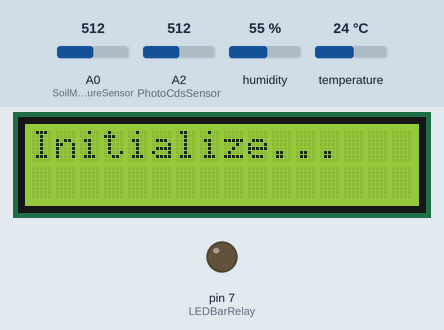
This sketch was run on a simulated Arduino Nano, built with avr-gcc and run on an emulated ATmega328P. On the bench: 16×2 character LCD, output pins drawn as LEDs (lit = HIGH). Inputs (shaded band) come from the test bench; at power-on: A0 (SoilMoistureSensor) = 512, A2 (PhotoCdsSensor) = 512, humidity 55 %, temperature 24 °C. The modem accepts every AT command (registered, SIM ready, sends succeed) and sends nothing else; what the sketch prints to the serial monitor is not drawn.

Above: at 0.1 s.
At 25.3 s:
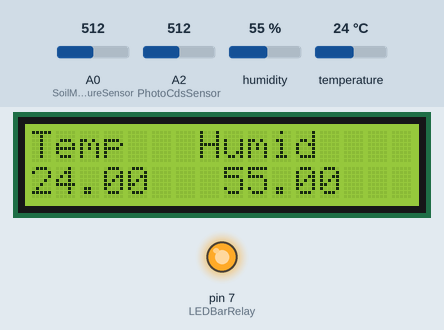
At 104.5 s:
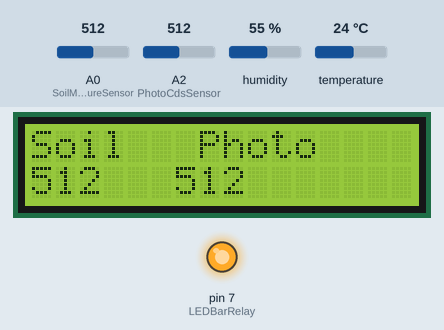
Timing chart, 0 to 106.0 s (numbered marks = the images above):
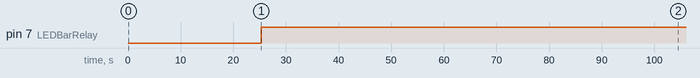

Measured:
- by itself, pin 7 (LEDBarRelay): LOW → HIGH at 25.3 s
- what the display in image 1 shows lasts 26.4 s, from 25.3 s to 51.7 s

The sketch:

arduino_totaltest.ino
```cpp
/*
    SmartFarm with Arduino nano by racuca
    Version 0.1
    2021.08.24 first version
*/


#include <DHT.h>
#include <DHT_U.h>
#include <SoftwareSerial.h>
#include <LiquidCrystal_I2C.h>


#define DEBUG true
// PIN Define
// Analog
#define SoilMoistureSensor A0  // A0 for Soil moisture sensor
#define PhotoCdsSensor A2      // A2 for the potentiometer

// Digital
#define TempHumidSensor 2     // D2 for TempHumid Sensor
#define ESPRx 4
#define ESPTx 5
#define LEDBarRelay 7         // D7 as Relay Control for LED bar


SoftwareSerial ESPserial(4, 5); // RX | TX
DHT dht(2, DHT11);
LiquidCrystal_I2C lcd(0x3F,16,2);  // set the LCD address to 0x3F for a 16 chars and 2 line display

// Threshold value define
int SoilThreshold = 700;
int PhotoThreshold = 500;
float TempThreshold = 30;
float HumidThreshold = 60;

// sensor variables
int soilsensor = 0;
int photosensor = 0;
float temp = 0;
float humid = 0;

// wifi variables
boolean alreadyConnected = false;
int sensorcheckcount = 100;


// lcd display variables
int displaytypes = 0;
int cursorpos = 0;
void lcddisplay(String msg)
{
  lcd.setCursor(0,cursorpos);
  lcd.print(msg);

  cursorpos = 1- cursorpos;
}

void setup() {
  String res = "";

  lcd.init();                      // initialize the lcd
  // Print a message to the LCD.
  lcd.backlight();
  lcddisplay("Initialize...");

  Serial.begin(9600);
  // Start the software serial for communication with the ESP8266
  ESPserial.begin(9600);

  //pinMode(SoilMoistureSensor, INPUT);
  //pinMode(PhotoCdsSensor, INPUT);
  pinMode(LEDBarRelay, OUTPUT);

  dht.begin();

  res = sendData("AT+RST\r\n", 5000, DEBUG); // Reset the ESP8266
  while(!(res.indexOf("OK") >= 0 || res.indexOf("CONNECTED") >= 0))
  {
    String res = sendData("AT+RST\r\n", 5000, DEBUG); // Reset the ESP8266
    delay(3000);

    sendData("AT+CWMODE=1\r\n", 5000, DEBUG); //Set station mode Operation
    sendData("AT+CWJAP=\"olleh_WiFi_F6C4\",\"0000006394\"\r\n", 5000, DEBUG);//Enter your WiFi network's SSID and Password.
    while (!ESPserial.find("OK"))
    {
      Serial.println("Waiting");
      delay(1000);
      sendData("AT+CWJAP=\"olleh_WiFi_F6C4\",\"0000006394\"\r\n", 5000, DEBUG);//Enter your WiFi network's SSID and Password.
    }
    sendData("AT+CIFSR\r\n", 5000, DEBUG);//You will get the IP Address of the ESP8266 from this command.
  }

  sendData("AT+CIPMUX=1\r\n", 5000, DEBUG);
  sendData("AT+CIPSERVER=1,80\r\n", 5000, DEBUG);

}

void loop() {

  if (ESPserial.available())
  {
    if (ESPserial.find("+IPD,"))
    {
      String msg;
      ESPserial.find("?");
      msg = ESPserial.readStringUntil(' ');
      Serial.println("Receive data from Web : " + msg);
      String command1 = msg.substring(0, 3);
      String command2 = msg.substring(4);

      if (DEBUG)
      {
        Serial.println(command1);//Must print "led"
        Serial.println(command2);//Must print "ON" or "OFF"
      }
      delay(100);

      if (command2 == "ON")
      {
        digitalWrite(LED_BUILTIN, HIGH);
      }
      else
      {
        digitalWrite(LED_BUILTIN, LOW);
      }
    }
  }

  // 10초에 한번 센서 측정
  delay(100);

  if (sensorcheckcount <= 0)
  {
    sensorcheckcount = 100;
  }
  else
  {
    sensorcheckcount--;
    return;
  }

  // measure sensor value
  soilsensor = analogRead(SoilMoistureSensor);
  photosensor = analogRead(PhotoCdsSensor);
  temp = dht.readTemperature();     // read temperature
  humid = dht.readHumidity();        // read humidity

  Serial.println("Sensor");
  Serial.print("Soil : ");  Serial.println(soilsensor);
  Serial.print("Photo : ");  Serial.println(photosensor);
  Serial.print("Temp : ");  Serial.println(temp);
  Serial.print("Humid : ");  Serial.println(humid);

  lcd.clear();
  cursorpos = 0;
  if (displaytypes == 0) {
    lcddisplay("Temp   Humid");
    lcddisplay(String(temp) + "   " + String(humid));
  }
  else if (displaytypes == 1) {
    lcddisplay("Soil   Photo");
    lcddisplay(String(soilsensor) + "   " + String(photosensor));
  }
  displaytypes = 1- displaytypes;

  if (soilsensor > SoilThreshold)
  {
    // 흙의 수분이 마름. 물 공급 필요
  }
  else {
    // 흙에 수분이 충분함. 물 공급 중단
  }

  //
  if (temp > TempThreshold) {
    // LED 바 끄기
    digitalWrite(LEDBarRelay, LOW);
    Serial.println("LED OFF");
  }
  else {
    // LED 바 켜기
    digitalWrite(LEDBarRelay, HIGH);
    Serial.println("LED ON");
  }

  // 습도가 너무 높다. 팬 가동
  if (humid > HumidThreshold) {

  }
  else {

  }

  postsensordata();
}

/*
  Name: sendData
  Description: Function used to send data to ESP8266.
  Params: command - the data/command to send; timeout - the time to wait for a response; debug - print to Serial window?(true = yes, false = no)
  Returns: The response from the esp8266 (if there is a reponse)
*/
String sendData(String command, const int timeout, boolean debug)
{
  String response = "";
  ESPserial.print(command); // send the read character to the esp8266
  long int time = millis();
  while ( (time + timeout) > millis())
  {
    while (ESPserial.available())
    {
      // The esp has data so display its output to the serial window
      char c = ESPserial.read(); // read the next character.
      response += c;
    }
  }

  if (debug)
  {
    Serial.print(response);
  }

  return response;
}


void postsensordata()
{
  String server = "192.168.0.51";
  //String uri = "/test/smartfarm/";
  String uri = "/";

  String res = "";
  Serial.println("Send Sensor Data to Web Server...");
  String data = "{\"temperature\":" + String(temp) + ",\"humidity\":" + String(humid) +"}";

  String postRequest =
    "POST " + uri + " HTTP/1.1\r\n" +
    "Host: " + server + "\r\n" +
    "Accept: */*\r\n" +
    "Content-Length: " + data.length() + "\r\n" +
    "Content-Type: application/json\r\n" +
    "\r\n" + data + "\r\n";

  res = sendData("AT+CIPSTART=0,\"TCP\",\"" + server + "\",5000\r\n", 3000, DEBUG);
  if (res.indexOf("OK") < 0)
    return;

  //determine the number of caracters to be sent.
  String sendCmd = "AT+CIPSEND=0," + String(postRequest.length()) + "\r\n";
  res = sendData(sendCmd, 5000, DEBUG);
  if (res.indexOf(">")) {
    sendData(postRequest, 5000, DEBUG);
  }

  sendData("AT+CIPCLOSE\r\n", 3000, DEBUG);

}
```
